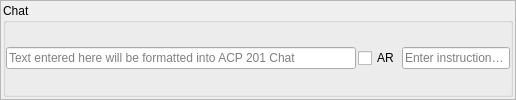
               <widget class="QFrame" name="frameSingleLineChat">
                <property name="autoFillBackground">
                 <bool>true</bool>
                </property>
                <property name="frameShape">
                 <enum>QFrame::StyledPanel</enum>
                </property>
                <property name="frameShadow">
                 <enum>QFrame::Raised</enum>
                </property>
                <layout class="QHBoxLayout" name="horizontalLayout_36">
                 <property name="spacing">
                  <number>2</number>
                 </property>
                 <property name="leftMargin">
                  <number>2</number>
                 </property>
                 <property name="topMargin">
                  <number>2</number>
                 </property>
                 <property name="rightMargin">
                  <number>2</number>
                 </property>
                 <property name="bottomMargin">
                  <number>2</number>
                 </property>
                 <item>
                  <layout class="QVBoxLayout" name="verticalLayout_27">
                   <item>
                    <widget class="QGroupBox" name="groupBoxConfSingleLineChat">
                     <property name="title">
                      <string>Chat</string>
                     </property>
                     <layout class="QHBoxLayout" name="horizontalLayout_25">
                      <property name="spacing">
                       <number>2</number>
                      </property>
                      <property name="leftMargin">
                       <number>0</number>
                      </property>
                      <property name="topMargin">
                       <number>0</number>
                      </property>
                      <property name="rightMargin">
                       <number>0</number>
                      </property>
                      <property name="bottomMargin">
                       <number>0</number>
                      </property>
                      <item>
                       <widget class="QLineEdit" name="lineEditOrderWireText">
                        <property name="minimumSize">
                         <size>
                          <width>350</width>
                          <height>0</height>
                         </size>
                        </property>
                        <property name="palette">
                         <palette>
                          <active>
                           <colorrole role="WindowText">
                            <brush brushstyle="SolidPattern">
                             <color alpha="255">
                              <red>0</red>
                              <green>0</green>
                              <blue>0</blue>
                             </color>
                            </brush>
                           </colorrole>
                          </active>
                          <inactive>
                           <colorrole role="WindowText">
                            <brush brushstyle="SolidPattern">
                             <color alpha="255">
                              <red>0</red>
                              <green>0</green>
                              <blue>0</blue>
                             </color>
                            </brush>
                           </colorrole>
                          </inactive>
                          <disabled>
                           <colorrole role="WindowText">
                            <brush brushstyle="SolidPattern">
                             <color alpha="255">
                              <red>120</red>
                              <green>120</green>
                              <blue>120</blue>
                             </color>
                            </brush>
                           </colorrole>
                          </disabled>
                         </palette>
                        </property>
                        <property name="toolTip">
                         <string>Enter short message and hit enter to send</string>
                        </property>
                        <property name="dragEnabled">
                         <bool>true</bool>
                        </property>
                        <property name="placeholderText">
                         <string>Text entered here will be formatted into ACP 201 Chat</string>
                        </property>
                       </widget>
                      </item>
                      <item>
                       <widget class="QCheckBox" name="checkBoxConfAR">
                        <property name="palette">
                         <palette>
                          <active>
                           <colorrole role="WindowText">
                            <brush brushstyle="SolidPattern">
                             <color alpha="255">
                              <red>0</red>
                              <green>0</green>
                              <blue>0</blue>
                             </color>
                            </brush>
                           </colorrole>
                          </active>
                          <inactive>
                           <colorrole role="WindowText">
                            <brush brushstyle="SolidPattern">
                             <color alpha="255">
                              <red>0</red>
                              <green>0</green>
                              <blue>0</blue>
                             </color>
                            </brush>
                           </colorrole>
                          </inactive>
                          <disabled>
                           <colorrole role="WindowText">
                            <brush brushstyle="SolidPattern">
                             <color alpha="255">
                              <red>120</red>
                              <green>120</green>
                              <blue>120</blue>
                             </color>
                            </brush>
                           </colorrole>
                          </disabled>
                         </palette>
                        </property>
                        <property name="toolTip">
                         <string>Check this box of AR is desired over K</string>
                        </property>
                        <property name="text">
                         <string>AR</string>
                        </property>
                       </widget>
                      </item>
                      <item>
                       <widget class="QLineEdit" name="lineEditConfInstructions">
                        <property name="palette">
                         <palette>
                          <active>
                           <colorrole role="WindowText">
                            <brush brushstyle="SolidPattern">
                             <color alpha="255">
                              <red>0</red>
                              <green>0</green>
                              <blue>0</blue>
                             </color>
                            </brush>
                           </colorrole>
                          </active>
                          <inactive>
                           <colorrole role="WindowText">
                            <brush brushstyle="SolidPattern">
                             <color alpha="255">
                              <red>0</red>
                              <green>0</green>
                              <blue>0</blue>
                             </color>
                            </brush>
                           </colorrole>
                          </inactive>
                          <disabled>
                           <colorrole role="WindowText">
                            <brush brushstyle="SolidPattern">
                             <color alpha="255">
                              <red>120</red>
                              <green>120</green>
                              <blue>120</blue>
                             </color>
                            </brush>
                           </colorrole>
                          </disabled>
                         </palette>
                        </property>
                        <property name="toolTip">
                         <string>Instruction OPSIG goes here, i.e. ACK to acknowlege a chat</string>
                        </property>
                        <property name="placeholderText">
                         <string>Enter instructions here</string>
                        </property>
                       </widget>
                      </item>
                     </layout>
                    </widget>
                   </item>
                  </layout>
                 </item>
                 <item>
                  <layout class="QVBoxLayout" name="verticalLayout_28"/>
                 </item>
                </layout>
               </widget>
